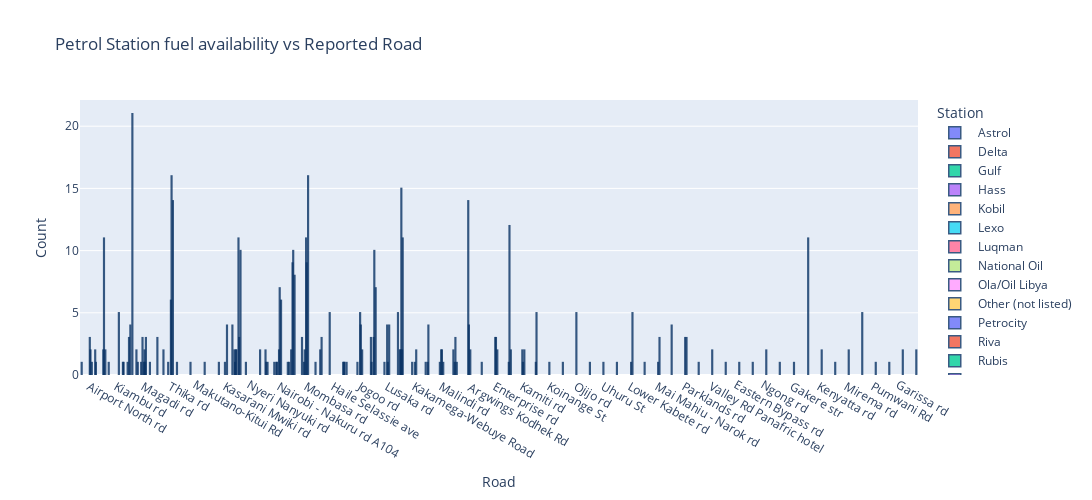

Here is the notebook cell this chart was saved with:
### Markdown cell above
### Petrol Station fuel availability in relation to the Road

### Code cell
#Petrol Station vs Road
fuel_station=petrol_data.loc[:,["Station ","Road"]].groupby(["Station ","Road"]).size().reset_index()
fuel_station.columns=["Station","Road","Count"]
fig=px.bar(fuel_station,x='Road',y='Count',color="Station",
          barmode='group',title="Petrol Station fuel availability vs Reported Road",
          height=500,width=3100)
fig.update_traces(marker_line_color='rgb(9,50,100)',marker_line_width=1.5,opacity=0.8)
fig.show()

### Figure 1 — Plotly figure (JSON) as saved in the notebook; plotly's stock layout.template omitted (floating-point values rounded to 4 significant figures)
{"data": [{"alignmentgroup": "True", "hovertemplate": "Station= Astrol <br>Road=%{x}<br>Count=%{y}<extra></extra>", "legendgroup": " Astrol ", "marker": {"color": "#636efa", "line": {"color": "rgb(9,50,100)", "width": 1.5}, "pattern": {"shape": ""}}, "name": " Astrol ", "offsetgroup": " Astrol ", "opacity": 0.8, "orientation": "v", "showlegend": true, "textposition": "auto", "type": "bar", "x": [" Airport North rd ", " Eastern Bypass rd ", " Kiambu rd "], "xaxis": "x", "y": [1, 2, 1], "yaxis": "y"}, {"alignmentgroup": "True", "hovertemplate": "Station= Delta <br>Road=%{x}<br>Count=%{y}<extra></extra>", "legendgroup": " Delta ", "marker": {"color": "#EF553B", "line": {"color": "rgb(9,50,100)", "width": 1.5}, "pattern": {"shape": ""}}, "name": " Delta ", "offsetgroup": " Delta ", "opacity": 0.8, "orientation": "v", "showlegend": true, "textposition": "auto", "type": "bar", "x": [" Eastern Bypass rd ", " Limuru rd ", " Magadi rd ", " Naivasha rd ", " Thika rd ", "Magadi rd", "Makutano-Kitui Rd"], "xaxis": "x", "y": [1, 1, 2, 1, 2, 1, 1], "yaxis": "y"}, {"alignmentgroup": "True", "hovertemplate": "Station= Gulf <br>Road=%{x}<br>Count=%{y}<extra></extra>", "legendgroup": " Gulf ", "marker": {"color": "#00cc96", "line": {"color": "rgb(9,50,100)", "width": 1.5}, "pattern": {"shape": ""}}, "name": " Gulf ", "offsetgroup": " Gulf ", "opacity": 0.8, "orientation": "v", "showlegend": true, "textposition": "auto", "type": "bar", "x": [" George Morara rd", " Limuru rd "], "xaxis": "x", "y": [1, 1], "yaxis": "y"}, {"alignmentgroup": "True", "hovertemplate": "Station= Hass <br>Road=%{x}<br>Count=%{y}<extra></extra>", "legendgroup": " Hass ", "marker": {"color": "#ab63fa", "line": {"color": "rgb(9,50,100)", "width": 1.5}, "pattern": {"shape": ""}}, "name": " Hass ", "offsetgroup": " Hass ", "opacity": 0.8, "orientation": "v", "showlegend": true, "textposition": "auto", "type": "bar", "x": [" Kasarani Mwiki rd ", " Langata rd ", " Magadi rd ", "Nyeri Nanyuki rd"], "xaxis": "x", "y": [1, 4, 1, 1], "yaxis": "y"}, {"alignmentgroup": "True", "hovertemplate": "Station= Kobil <br>Road=%{x}<br>Count=%{y}<extra></extra>", "legendgroup": " Kobil ", "marker": {"color": "#FFA15A", "line": {"color": "rgb(9,50,100)", "width": 1.5}, "pattern": {"shape": ""}}, "name": " Kobil ", "offsetgroup": " Kobil ", "opacity": 0.8, "orientation": "v", "showlegend": true, "textposition": "auto", "type": "bar", "x": [" Kikuyu rd "], "xaxis": "x", "y": [2], "yaxis": "y"}, {"alignmentgroup": "True", "hovertemplate": "Station= Lexo <br>Road=%{x}<br>Count=%{y}<extra></extra>", "legendgroup": " Lexo ", "marker": {"color": "#19d3f3", "line": {"color": "rgb(9,50,100)", "width": 1.5}, "pattern": {"shape": ""}}, "name": " Lexo ", "offsetgroup": " Lexo ", "opacity": 0.8, "orientation": "v", "showlegend": true, "textposition": "auto", "type": "bar", "x": [" Nairobi - Nakuru rd A104 ", " Ngong rd "], "xaxis": "x", "y": [1, 1], "yaxis": "y"}, {"alignmentgroup": "True", "hovertemplate": "Station= Luqman <br>Road=%{x}<br>Count=%{y}<extra></extra>", "legendgroup": " Luqman ", "marker": {"color": "#FF6692", "line": {"color": "rgb(9,50,100)", "width": 1.5}, "pattern": {"shape": ""}}, "name": " Luqman ", "offsetgroup": " Luqman ", "opacity": 0.8, "orientation": "v", "showlegend": true, "textposition": "auto", "type": "bar", "x": [" Langata rd ", " Mombasa rd ", " Outering rd "], "xaxis": "x", "y": [2, 3, 1], "yaxis": "y"}, {"alignmentgroup": "True", "hovertemplate": "Station= National Oil <br>Road=%{x}<br>Count=%{y}<extra></extra>", "legendgroup": " National Oil ", "marker": {"color": "#B6E880", "line": {"color": "rgb(9,50,100)", "width": 1.5}, "pattern": {"shape": ""}}, "name": " National Oil ", "offsetgroup": " National Oil ", "opacity": 0.8, "orientation": "v", "showlegend": true, "textposition": "auto", "type": "bar", "x": [" Haile Selassie ave ", " Langata rd ", " Moi ave ", " Ngong rd "], "xaxis": "x", "y": [5, 1, 1, 1], "yaxis": "y"}, {"alignmentgroup": "True", "hovertemplate": "Station= Ola/Oil Libya <br>Road=%{x}<br>Count=%{y}<extra></extra>", "legendgroup": " Ola/Oil Libya ", "marker": {"color": "#FF97FF", "line": {"color": "rgb(9,50,100)", "width": 1.5}, "pattern": {"shape": ""}}, "name": " Ola/Oil Libya ", "offsetgroup": " Ola/Oil Libya ", "opacity": 0.8, "orientation": "v", "showlegend": true, "textposition": "auto", "type": "bar", "x": [" Jogoo rd ", " Kangundo rd ", " Langata rd ", " Limuru rd ", " Lusaka rd ", " Magadi rd ", " Moi ave ", " Nairobi - Nakuru rd A104 ", " Thika rd ", " Waiyaki way "], "xaxis": "x", "y": [1, 3, 2, 1, 1, 1, 1, 1, 1, 5], "yaxis": "y"}, {"alignmentgroup": "True", "hovertemplate": "Station= Other (not listed) <br>Road=%{x}<br>Count=%{y}<extra></extra>", "legendgroup": " Other (not listed) ", "marker": {"color": "#FECB52", "line": {"color": "rgb(9,50,100)", "width": 1.5}, "pattern": {"shape": ""}}, "name": " Other (not listed) ", "offsetgroup": " Other (not listed) ", "opacity": 0.8, "orientation": "v", "showlegend": true, "textposition": "auto", "type": "bar", "x": [" Kakamega-Webuye Road", " Kangundo rd ", " Langata rd ", " Moi ave ", " Mombasa rd ", " Nairobi - Nakuru rd A104 ", " Northern Bypass rd "], "xaxis": "x", "y": [1, 1, 2, 1, 1, 1, 1], "yaxis": "y"}, {"alignmentgroup": "True", "hovertemplate": "Station= Petrocity <br>Road=%{x}<br>Count=%{y}<extra></extra>", "legendgroup": " Petrocity ", "marker": {"color": "#636efa", "line": {"color": "rgb(9,50,100)", "width": 1.5}, "pattern": {"shape": ""}}, "name": " Petrocity ", "offsetgroup": " Petrocity ", "opacity": 0.8, "orientation": "v", "showlegend": true, "textposition": "auto", "type": "bar", "x": [" Limuru rd ", " Magadi rd ", " Malindi rd ", " Mombasa rd ", " Ngong rd ", " Nyali rd "], "xaxis": "x", "y": [3, 3, 1, 2, 2, 2], "yaxis": "y"}, {"alignmentgroup": "True", "hovertemplate": "Station= Riva <br>Road=%{x}<br>Count=%{y}<extra></extra>", "legendgroup": " Riva ", "marker": {"color": "#EF553B", "line": {"color": "rgb(9,50,100)", "width": 1.5}, "pattern": {"shape": ""}}, "name": " Riva ", "offsetgroup": " Riva ", "opacity": 0.8, "orientation": "v", "showlegend": true, "textposition": "auto", "type": "bar", "x": [" Waiyaki way "], "xaxis": "x", "y": [2], "yaxis": "y"}, {"alignmentgroup": "True", "hovertemplate": "Station= Rubis <br>Road=%{x}<br>Count=%{y}<extra></extra>", "legendgroup": " Rubis ", "marker": {"color": "#00cc96", "line": {"color": "rgb(9,50,100)", "width": 1.5}, "pattern": {"shape": ""}}, "name": " Rubis ", "offsetgroup": " Rubis ", "opacity": 0.8, "orientation": "v", "showlegend": true, "textposition": "auto", "type": "bar", "x": ["  Argwings Kodhek Rd ", " Airport North rd ", " Dagoretti rd ", " Eastern Bypass rd ", " Enterprise rd ", " James Gichuru rd ", " Jogoo rd ", " Kamiti rd ", " Kangundo rd ", " Kasarani Mwiki rd ", " Kenyatta Ave", " Kikuyu rd ", " Koinange St ", " Langata rd ", " Limuru rd ", " Lusaka rd ", " Magadi rd ", " Malindi rd ", " Moi ave ", " Mombasa - Malindi Road", " Mombasa rd ", " Nairobi - Nakuru rd A104 ", " Naivasha rd ", " Ngong rd ", " Northern Bypass rd ", " Nyali rd ", " Ojijo rd ", " Southern Bypass rd ", " Thika rd ", " Uhuru St", " Waiyaki way ", " Western Bypass rd "], "xaxis": "x", "y": [14, 3, 1, 2, 3, 1, 5, 2, 3, 1, 1, 2, 1, 11, 4, 4, 1, 2, 1, 1, 11, 2, 3, 9, 1, 1, 5, 1, 6, 1, 2, 1], "yaxis": "y"}, {"alignmentgroup": "True", "hovertemplate": "Station= Shell <br>Road=%{x}<br>Count=%{y}<extra></extra>", "legendgroup": " Shell ", "marker": {"color": "#ab63fa", "line": {"color": "rgb(9,50,100)", "width": 1.5}, "pattern": {"shape": ""}}, "name": " Shell ", "offsetgroup": " Shell ", "opacity": 0.8, "orientation": "v", "showlegend": true, "textposition": "auto", "type": "bar", "x": ["  Argwings Kodhek Rd ", " Airport North rd ", " Eastern Bypass rd ", " Enterprise rd ", " James Gichuru rd ", " Jogoo rd ", " Kakamega-Webuye Road", " Kamiti rd ", " Kangundo rd ", " Kenyatta Ave", " Kikuyu rd ", " Langata rd ", " Lower Kabete rd ", " Lumumba rd ", " Lusaka rd ", " Magadi rd ", " Mai Mahiu - Narok rd ", " Malindi rd ", " Mombasa rd ", " Nairobi - Nakuru rd A104 ", " Ngong rd ", " Northern Bypass rd ", " Nyali rd ", " Nyeri - Nanyuki rd ", " Outering rd ", " Parklands rd ", " Ring rd parklands ", " Thika rd ", " Valley Rd Panafric hotel", " Valley Rd Panafric hotel ", " Waiyaki way ", "Eastern Bypass rd ", "Embu-Nairobi hway", "Ngong rd", "Ruiru Kamiti Road"], "xaxis": "x", "y": [4, 2, 11, 3, 12, 4, 1, 1, 10, 5, 1, 3, 1, 1, 1, 2, 1, 2, 9, 7, 10, 4, 3, 4, 2, 3, 1, 16, 2, 1, 15, 1, 1, 2, 1], "yaxis": "y"}, {"alignmentgroup": "True", "hovertemplate": "Station= Tosha <br>Road=%{x}<br>Count=%{y}<extra></extra>", "legendgroup": " Tosha ", "marker": {"color": "#FFA15A", "line": {"color": "rgb(9,50,100)", "width": 1.5}, "pattern": {"shape": ""}}, "name": " Tosha ", "offsetgroup": " Tosha ", "opacity": 0.8, "orientation": "v", "showlegend": true, "textposition": "auto", "type": "bar", "x": [" Gakere str ", " Magadi rd ", " Waiyaki way "], "xaxis": "x", "y": [1, 1, 2], "yaxis": "y"}, {"alignmentgroup": "True", "hovertemplate": "Station= Total <br>Road=%{x}<br>Count=%{y}<extra></extra>", "legendgroup": " Total ", "marker": {"color": "#19d3f3", "line": {"color": "rgb(9,50,100)", "width": 1.5}, "pattern": {"shape": ""}}, "name": " Total ", "offsetgroup": " Total ", "opacity": 0.8, "orientation": "v", "showlegend": true, "textposition": "auto", "type": "bar", "x": ["  Argwings Kodhek Rd ", " Airport North rd ", " Dennis Pritt rd ", " Eastern Bypass rd ", " Enterprise rd ", " James Gichuru rd ", " Jogoo rd ", " Kakamega-Webuye Road", " Kamiti rd ", " Kangundo rd ", " Kasarani Mwiki rd ", " Kenyatta rd ", " Kiambu rd ", " Kikuyu rd ", " Langata rd ", " Limuru rd ", " Lower Kabete rd ", " Lusaka rd ", " Magadi rd ", " Mai Mahiu - Narok rd ", " Makadara rd ", " Malindi rd ", " Mirema rd ", " Mombasa rd ", " Nairobi - Nakuru rd A104 ", " Ngong rd ", " Nyali rd ", " Olengruone Ave", " Outering rd ", " Parklands rd ", " Pumwani Rd", " Thika rd ", " Waiyaki way ", "Bamburi - Mtambo Road", "Garissa rd", "Nyerere Ave"], "xaxis": "x", "y": [2, 1, 11, 2, 2, 2, 2, 2, 2, 7, 4, 2, 5, 1, 10, 21, 5, 4, 3, 3, 1, 1, 2, 16, 6, 8, 1, 5, 3, 3, 1, 14, 11, 1, 2, 2], "yaxis": "y"}], "layout": {"barmode": "group", "height": 500, "legend": {"title": {"text": "Station"}, "tracegroupgap": 0}, "title": {"text": "Petrol Station fuel availability vs Reported Road"}, "width": 3100, "xaxis": {"anchor": "y", "domain": [0.0, 1.0], "title": {"text": "Road"}}, "yaxis": {"anchor": "x", "domain": [0.0, 1.0], "title": {"text": "Count"}}}}
